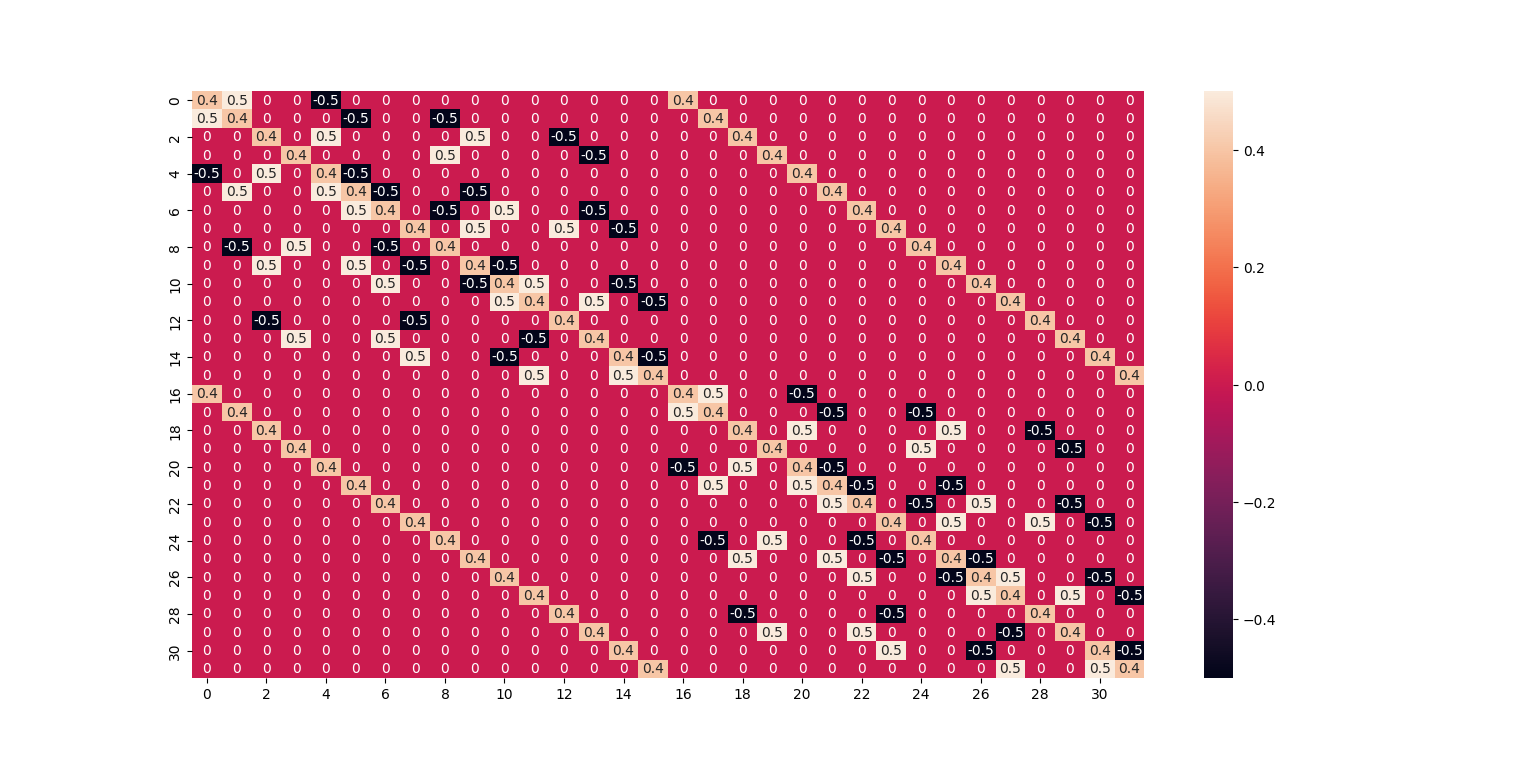

Recreate this plot in Python.
import pandas as pd 
import matplotlib.pyplot as plt
import seaborn as sns

d_p0_csv = pd.read_csv("D_data_0_.txt", header=None)
d_p1_csv = pd.read_csv("D_data_1_.txt", header=None)
d_p2_csv = pd.read_csv("D_data_2_.txt", header=None)
d_p3_csv = pd.read_csv("D_data_3_.txt", header=None)

# drop the last column
# this is happening as we have an ending , at every line
del d_p0_csv[list(d_p0_csv.columns)[-1]]
del d_p1_csv[list(d_p1_csv.columns)[-1]]
del d_p2_csv[list(d_p2_csv.columns)[-1]]
del d_p3_csv[list(d_p3_csv.columns)[-1]]

# concat p0 and p1; p2 and p3 vertically 
# concat the results horizontally
d_p0_p1_csv = pd.concat([d_p0_csv, d_p1_csv], axis=1)
d_p2_p3_csv = pd.concat([d_p2_csv, d_p3_csv], axis=1)
d_csv = pd.concat([d_p0_p1_csv, d_p2_p3_csv], axis=0)

d_csv.index = [x for x in range(d_csv.shape[0])]
d_csv.columns = [x for x in range(d_csv.shape[1])]

print(d_csv)

d_csv.to_csv("test_d_merged.csv")

sns.heatmap(d_csv, annot=True)

# sns.heatmap(d_csv, annot=False)
plt.show()
